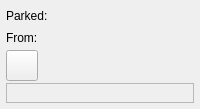
<?xml version="1.0" encoding="UTF-8"?>
<ui version="4.0">
 <class>AstParkedCallWidget</class>
 <widget class="QWidget" name="AstParkedCallWidget">
  <property name="geometry">
   <rect>
    <x>0</x>
    <y>0</y>
    <width>200</width>
    <height>109</height>
   </rect>
  </property>
  <property name="windowTitle">
   <string>Form</string>
  </property>
  <layout class="QGridLayout" name="gridLayout">
   <property name="margin">
    <number>6</number>
   </property>
   <property name="spacing">
    <number>2</number>
   </property>
   <item row="3" column="0" colspan="3">
    <widget class="QFrame" name="frame">
     <property name="frameShape">
      <enum>QFrame::StyledPanel</enum>
     </property>
     <property name="frameShadow">
      <enum>QFrame::Sunken</enum>
     </property>
     <layout class="QVBoxLayout" name="verticalLayout">
      <property name="spacing">
       <number>0</number>
      </property>
      <property name="margin">
       <number>0</number>
      </property>
      <item>
       <layout class="QHBoxLayout" name="horizontalLayout">
        <property name="spacing">
         <number>2</number>
        </property>
        <property name="margin">
         <number>2</number>
        </property>
        <item>
         <widget class="QLabel" name="_statusInfo1">
          <property name="text">
           <string/>
          </property>
         </widget>
        </item>
        <item>
         <spacer name="horizontalSpacer_3">
          <property name="orientation">
           <enum>Qt::Horizontal</enum>
          </property>
          <property name="sizeType">
           <enum>QSizePolicy::MinimumExpanding</enum>
          </property>
          <property name="sizeHint" stdset="0">
           <size>
            <width>15</width>
            <height>0</height>
           </size>
          </property>
         </spacer>
        </item>
        <item>
         <widget class="QLabel" name="_statusInfo2">
          <property name="text">
           <string/>
          </property>
         </widget>
        </item>
        <item>
         <spacer name="horizontalSpacer_2">
          <property name="orientation">
           <enum>Qt::Horizontal</enum>
          </property>
          <property name="sizeType">
           <enum>QSizePolicy::MinimumExpanding</enum>
          </property>
          <property name="sizeHint" stdset="0">
           <size>
            <width>15</width>
            <height>0</height>
           </size>
          </property>
         </spacer>
        </item>
        <item>
         <widget class="QLabel" name="_statusInfo3">
          <property name="text">
           <string/>
          </property>
         </widget>
        </item>
       </layout>
      </item>
     </layout>
    </widget>
   </item>
   <item row="0" column="0">
    <widget class="QLabel" name="_parkInfoLit">
     <property name="text">
      <string>Parked:</string>
     </property>
    </widget>
   </item>
   <item row="1" column="1">
    <widget class="QLabel" name="_fromInfo">
     <property name="text">
      <string/>
     </property>
    </widget>
   </item>
   <item row="0" column="1">
    <widget class="QLabel" name="_parkInfo">
     <property name="text">
      <string/>
     </property>
    </widget>
   </item>
   <item row="0" column="2" rowspan="2">
    <spacer name="horizontalSpacer">
     <property name="orientation">
      <enum>Qt::Horizontal</enum>
     </property>
     <property name="sizeHint" stdset="0">
      <size>
       <width>0</width>
       <height>0</height>
      </size>
     </property>
    </spacer>
   </item>
   <item row="1" column="0">
    <widget class="QLabel" name="_fromInfoLit">
     <property name="text">
      <string>From:</string>
     </property>
    </widget>
   </item>
   <item row="2" column="0" colspan="3">
    <layout class="QHBoxLayout" name="horizontalLayout_2">
     <property name="spacing">
      <number>0</number>
     </property>
     <item>
      <widget class="QToolButton" name="_tbAnswerParkedCall">
       <property name="toolTip">
        <string>Answer this parked call</string>
       </property>
       <property name="text">
        <string/>
       </property>
       <property name="icon">
        <iconset>
         <normaloff>:/icons/call-answer.png</normaloff>:/icons/call-answer.png</iconset>
       </property>
       <property name="iconSize">
        <size>
         <width>24</width>
         <height>24</height>
        </size>
       </property>
      </widget>
     </item>
     <item>
      <spacer name="horizontalSpacer_4">
       <property name="orientation">
        <enum>Qt::Horizontal</enum>
       </property>
       <property name="sizeHint" stdset="0">
        <size>
         <width>40</width>
         <height>20</height>
        </size>
       </property>
      </spacer>
     </item>
    </layout>
   </item>
  </layout>
 </widget>
 <resources/>
 <connections/>
</ui>
